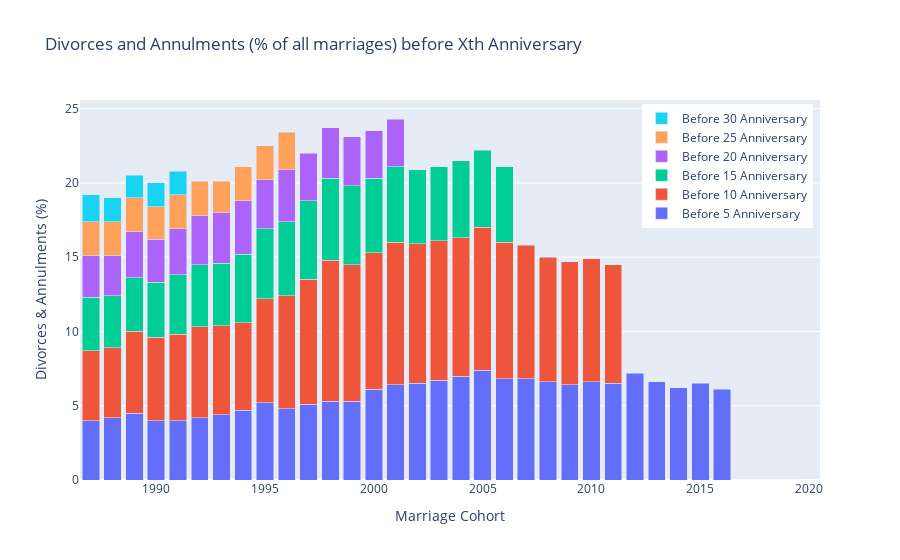

Write notebook code for a chart like this one.
### Code cell
# Create the column_names_mapping dictionary using dictionary comprehension
column_names_mapping = {col: snake_case_to_readable(col) for col in columns_to_plot[1:]}

# Create a figure
fig = go.Figure()

# Add trace for each selected column as a stacked cumulative bar chart
for column in columns_to_plot[1:]:
    if column != "marriage_cohort":
        fig.add_trace(go.Bar(
            x=df_incremental["marriage_cohort"],
            y=df_incremental[column],
            name=column_names_mapping[column],  # Use the mapped name from the dictionary
        ))

# Update layout
fig.update_layout(
    title="Divorces and Annulments (% of all marriages) before Xth Anniversary",
    xaxis_title="Marriage Cohort",
    yaxis_title="Divorces & Annulments (%)",
    showlegend=True,
    legend=dict(orientation="v", yanchor="top", y=0.99, xanchor="right", x=0.99),  # Place legend on the right of the graph
    barmode="stack",  # Use 'stack' for stacked cumulative bar chart
)

# Show the plot
fig.show()

### Figure 1 — Plotly figure (JSON) as saved in the notebook; plotly's stock layout.template omitted (floating-point values rounded to 4 significant figures)
{"data": [{"name": "Before 5 Anniversary", "type": "bar", "x": [1987, 1988, 1989, 1990, 1991, 1992, 1993, 1994, 1995, 1996, 1997, 1998, 1999, 2000, 2001, 2002, 2003, 2004, 2005, 2006, 2007, 2008, 2009, 2010, 2011, 2012, 2013, 2014, 2015, 2016, 2017, 2018, 2019, 2020], "y": [4, 4.2, 4.5, 4, 4, 4.2, 4.4, 4.7, 5.2, 4.8, 5.1, 5.3, 5.3, 6.1, 6.4, 6.5, 6.7, 7, 7.4, 6.8, 6.8, 6.6, 6.4, 6.6, 6.5, 7.2, 6.6, 6.2, 6.5, 6.1, null, null, null, null]}, {"name": "Before 10 Anniversary", "type": "bar", "x": [1987, 1988, 1989, 1990, 1991, 1992, 1993, 1994, 1995, 1996, 1997, 1998, 1999, 2000, 2001, 2002, 2003, 2004, 2005, 2006, 2007, 2008, 2009, 2010, 2011, 2012, 2013, 2014, 2015, 2016, 2017, 2018, 2019, 2020], "y": [4.7, 4.7, 5.5, 5.6, 5.8, 6.1, 6, 5.9, 7, 7.6, 8.4, 9.5, 9.2, 9.2, 9.6, 9.4, 9.4, 9.3, 9.6, 9.2, 9, 8.4, 8.3, 8.3, 8, null, null, null, null, null, null, null, null, null]}, {"name": "Before 15 Anniversary", "type": "bar", "x": [1987, 1988, 1989, 1990, 1991, 1992, 1993, 1994, 1995, 1996, 1997, 1998, 1999, 2000, 2001, 2002, 2003, 2004, 2005, 2006, 2007, 2008, 2009, 2010, 2011, 2012, 2013, 2014, 2015, 2016, 2017, 2018, 2019, 2020], "y": [3.6, 3.5, 3.6, 3.7, 4, 4.2, 4.2, 4.6, 4.7, 5, 5.3, 5.5, 5.3, 5, 5.1, 5, 5, 5.2, 5.2, 5.1, null, null, null, null, null, null, null, null, null, null, null, null, null, null]}, {"name": "Before 20 Anniversary", "type": "bar", "x": [1987, 1988, 1989, 1990, 1991, 1992, 1993, 1994, 1995, 1996, 1997, 1998, 1999, 2000, 2001, 2002, 2003, 2004, 2005, 2006, 2007, 2008, 2009, 2010, 2011, 2012, 2013, 2014, 2015, 2016, 2017, 2018, 2019, 2020], "y": [2.8, 2.7, 3.1, 2.9, 3.1, 3.3, 3.4, 3.6, 3.3, 3.5, 3.2, 3.4, 3.3, 3.2, 3.2, null, null, null, null, null, null, null, null, null, null, null, null, null, null, null, null, null, null, null]}, {"name": "Before 25 Anniversary", "type": "bar", "x": [1987, 1988, 1989, 1990, 1991, 1992, 1993, 1994, 1995, 1996, 1997, 1998, 1999, 2000, 2001, 2002, 2003, 2004, 2005, 2006, 2007, 2008, 2009, 2010, 2011, 2012, 2013, 2014, 2015, 2016, 2017, 2018, 2019, 2020], "y": [2.3, 2.3, 2.3, 2.2, 2.3, 2.3, 2.1, 2.3, 2.3, 2.5, null, null, null, null, null, null, null, null, null, null, null, null, null, null, null, null, null, null, null, null, null, null, null, null]}, {"name": "Before 30 Anniversary", "type": "bar", "x": [1987, 1988, 1989, 1990, 1991, 1992, 1993, 1994, 1995, 1996, 1997, 1998, 1999, 2000, 2001, 2002, 2003, 2004, 2005, 2006, 2007, 2008, 2009, 2010, 2011, 2012, 2013, 2014, 2015, 2016, 2017, 2018, 2019, 2020], "y": [1.8, 1.6, 1.5, 1.6, 1.6, null, null, null, null, null, null, null, null, null, null, null, null, null, null, null, null, null, null, null, null, null, null, null, null, null, null, null, null, null]}], "layout": {"barmode": "stack", "legend": {"orientation": "v", "x": 0.99, "xanchor": "right", "y": 0.99, "yanchor": "top"}, "showlegend": true, "title": {"text": "Divorces and Annulments (% of all marriages) before Xth Anniversary"}, "xaxis": {"title": {"text": "Marriage Cohort"}}, "yaxis": {"title": {"text": "Divorces & Annulments (%)"}}}}
